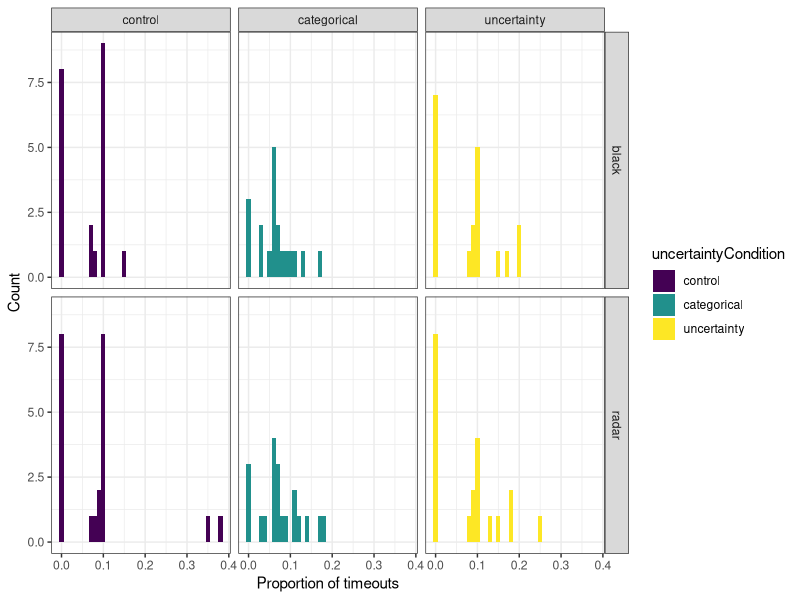

Write R code to recreate this figure. (Note: this script raises an error after producing the figure.)
# Analysis of DSTL08 experiment
# C. E. R. Edmunds, Queen Mary, University of London. 
# 3-12-2020

# Setup --------------------------------------------------------------------------------------------
rm(list=ls())

require(data.table); require(ggplot2); require(viridis); require(emmeans); require(BayesFactor); 
require(car); library(plyr)

data <- fread('../data/DSTL08longData.csv')

# Category learning phase: Graphs ------------------------------------------------------------------
clData <- data[experiment_phase=="categoryLearning", 1:14] # Get category learning data

# Getting summary statistics of category learning
clSummary <- clData[, list(trialsToCriterion=which.max(trial),
                           meanAccuracy=mean(correct, na.rm=T),
                           meanRT=mean(reaction_time, na.rm=T),
                           sdRT=sd(reaction_time, na.rm=T),
                           nTimeouts=sum(completed_by=="TIMEOUT", na.rm=F)), 
                    by=.(id_participant, condition, uncertaintyCondition, backgroundCondition)]

# Reorder factor for graphs
clSummary$uncertaintyCondition <- factor(clSummary$uncertaintyCondition, levels=c("control", "categorical", "uncertainty"))
clSummary$backgroundCondition <- factor(clSummary$backgroundCondition)

# Investigating the proportion of timeouts
clSummary[, propTimeouts:= nTimeouts/trialsToCriterion]

# Histograms of number of timeouts
ggplot(clSummary, aes(x=propTimeouts, fill=uncertaintyCondition)) +
  geom_histogram(binwidth=0.01, position="identity") +
  facet_grid(backgroundCondition~uncertaintyCondition) +
  labs(x="Proportion of timeouts", y="Count") +
  scale_fill_viridis(discrete=T) +
  theme_bw() 
ggsave("../techReport/images/DSTL08CLhistogramTimeouts.pdf", units="in", width=6, height=3)

# Exploring trials to criterion
# Histograms of trials to criterion
ggplot(clSummary, aes(x=trialsToCriterion, fill=uncertaintyCondition)) +
  geom_histogram(binwidth=1, position="identity") +
  facet_grid(backgroundCondition~uncertaintyCondition) +
  labs(x="Trials to criterion", y="Count") +
  scale_fill_viridis(discrete=T) +
  theme_bw()
ggsave("../techReport/images/DSTL03CLhistogramTrialsCriterion.pdf", units="in", width=6, height=3)

clSummary$condition <- factor(clSummary$condition, 
                              levels=c("control_black", "control_radar", 
                                       "categorical_black", "categorical_radar",
                                       "uncertainty_black", "uncertainty_radar"))

# Boxplot of trials to criterion
ggplot(clSummary, aes(x=condition, y=trialsToCriterion, fill=uncertaintyCondition, 
                      alpha=as.factor(backgroundCondition))) +
  stat_boxplot(geom ='errorbar', width=0.1) + 
  geom_boxplot(show.legend = FALSE, width=0.8) +
  scale_alpha_discrete(range = c(0.4, 0.95), guide=FALSE) +
  labs(x = "Condition", y="Trials to criterion") +
  scale_fill_viridis(discrete=T) +
  theme_bw()
ggsave("../techReport/images/DSTL08CLboxplotTrialsCriterion.pdf", units="in", width=7, height=3.5)

# Category learning phase: Tests -------------------------------------------------------------------
# Is length of time to criterion affected by condition?
cl.criterion.aov <- aov(trialsToCriterion ~ uncertaintyCondition*backgroundCondition, data=clSummary)
summary(cl.criterion.aov)


# Category learning: RTs ---------------------------------------------------------------------------
# Histogram of reaction times 
ggplot(clSummary, aes(x=meanRT, fill=condition)) +
  geom_histogram(binwidth=200, position="identity", alpha=0.5) +
  labs(x="Reaction times", y="Count") +
  scale_fill_viridis(discrete=T) +
  theme_bw()

# Boxplot of reaction times 
ggplot(clSummary, aes(x=condition, y=meanRT, fill=uncertaintyCondition, 
                      alpha=as.factor(backgroundCondition))) +
  stat_boxplot(geom ='errorbar', width=0.1) + 
  geom_boxplot(show.legend = FALSE, width=0.8) +
  scale_alpha_discrete(range = c(0.4, 0.95), guide=FALSE) +
  labs(x = "Condition", y="Mean reaction time (ms)") +
  scale_fill_viridis(discrete=T) +
  theme_bw()
ggsave("../techReport/images/DSTL08CLboxplotRT.pdf", units="in", width=7, height=3.5)

# Is reaction time affected by condition?
cl.rt.aov <- aov(meanRT ~ uncertaintyCondition*backgroundCondition, data=clSummary)
summary(cl.rt.aov)

# Monitoring ---------------------------------------------------------------------------------------
mData <- data[experiment_phase=="monitoring", 
              !c("category", "category_id", "category_selected", "category_selected_id")]

# Sort out correct column (not removing timeouts)
mData[, correct:= 0]
mData[completed_by=="CLICKED", correct:= ifelse(changed_entity_id==selected_entity_id, 1, 0)]
mData[no_change==1, correct:= ifelse(completed_by=="CLICKED", 0, 1)]

# Monitoring: accuracy -----------------------------------------------------------------------------

# Get summary data
mSummary <- mData[, list(meanAccuracy=mean(correct, na.rm=T),
                         nTimeouts=sum(is.na(reaction_time))), 
                  by=.(id_participant, condition, uncertaintyCondition, backgroundCondition)]
mSummary$condition <- factor(mSummary$condition, 
                             levels=c("control_black", "control_radar", 
                                      "categorical_black", "categorical_radar",
                                      "uncertainty_black", "uncertainty_radar"))
mSummary$uncertaintyCondition <- factor(mSummary$uncertaintyCondition)
mSummary$backgroundCondition <- factor(mSummary$backgroundCondition)

# Boxplots of number of timeouts
ggplot(mSummary, aes(x=condition, y=nTimeouts, fill=uncertaintyCondition, 
                     alpha=as.factor(backgroundCondition))) +
  stat_boxplot(geom ='errorbar', width=0.1) + 
  geom_boxplot(show.legend = FALSE, width=0.8) +
  scale_alpha_discrete(range = c(0.4, 0.95), guide=FALSE) +
  labs(x = "Condition", y="Number of timeouts") +
  scale_fill_viridis(discrete=T) +
  theme_bw()
ggsave("../techReport/images/DSTL08MboxplotTimeouts.pdf", units="in", width=7, height=3.5)

# Monitoring: Accuracy -----------------------------------------------------------------------------
# Boxplots of accuracy: untransformed
ggplot(mSummary, aes(x=condition, y=meanAccuracy, fill=uncertaintyCondition, 
                     alpha=as.factor(backgroundCondition))) +
  stat_boxplot(geom ='errorbar', width=0.1) + 
  geom_boxplot(show.legend = FALSE, width=0.8) +
  scale_alpha_discrete(range = c(0.4, 0.95), guide=FALSE) +
  labs(x = "Condition", y="Accuracy") +
  scale_fill_viridis(discrete=T) +
  theme_bw()
ggsave("../techReport/images/DSTL08MboxplotAccuracy.pdf", units="in", width=7, height=3.5)

# Is accuracy affected by condition?
m.acc.aov <- aov(meanAccuracy ~ uncertaintyCondition*backgroundCondition, 
                 data=mSummary)
summary(m.acc.aov)

emmeans(m.acc.aov, specs = pairwise ~ uncertaintyCondition)

m.acc.bf <-  anovaBF(meanAccuracy ~ uncertaintyCondition*backgroundCondition, 
                     data=mSummary, whichModels="bottom")
m.acc.bf

# Monitoring: Reaction times -----------------------------------------------------------------------
# Get summary data
mSummary <- mData[, list(meanRT=mean(reaction_time, na.rm=T),
                         nTimeouts=sum(is.na(reaction_time))), 
                  by=.(id_participant, condition, uncertaintyCondition, backgroundCondition)]
mSummary$condition <- factor(mSummary$condition, 
                             levels=c("control_black", "control_radar", 
                                      "categorical_black", "categorical_radar",
                                      "uncertainty_black", "uncertainty_radar"))
mSummary$uncertaintyCondition <- factor(mSummary$uncertaintyCondition)
mSummary$backgroundCondition <- factor(mSummary$backgroundCondition)

ggplot(mSummary, aes(x=condition, y=meanRT, fill=uncertaintyCondition, 
                     alpha=as.factor(backgroundCondition))) +
  stat_boxplot(geom ='errorbar', width=0.1) + 
  geom_boxplot(show.legend = FALSE, width=0.8) +
  scale_alpha_discrete(range = c(0.4, 0.95), guide=FALSE) +
  labs(x = "Condition", y="Reaction time") +
  scale_fill_viridis(discrete=T) +
  theme_bw()
ggsave("../techReport/images/DSTL08MboxplotRT.pdf", units="in", width=7, height=3.5)

# Monitoring: reaction time: ANOVA -----------------------------------------------------------------
# Is reaction time affected by condition?
m.rt.aov <- aov(meanRT ~ uncertaintyCondition*backgroundCondition, 
                data=mSummary)
summary(m.rt.aov)

emmeans(m.rt.aov, specs = pairwise ~ condition)

m.rt.bf <-  anovaBF(meanRT ~ uncertaintyCondition*backgroundCondition, 
                    data=mSummary, whichRandom="id_participant", whichModels="bottom")
m.rt.bf
